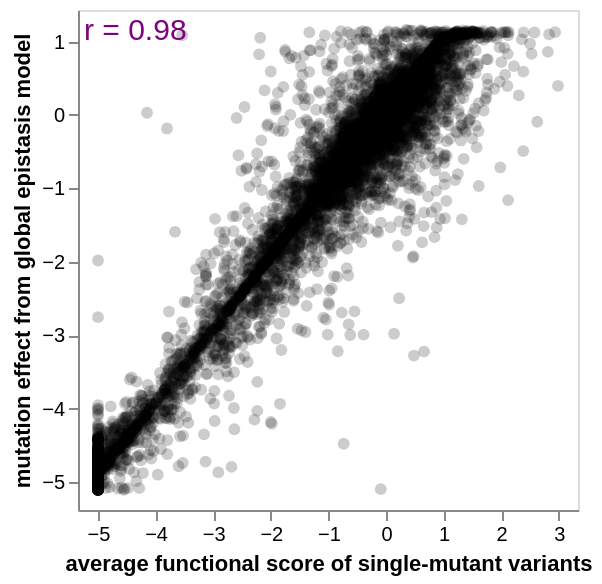

Notebook source saved alongside this figure:
### Markdown cell above
Look at correlation between mutation effects estimated from global epistasis model and the **median** of the functional scores for the single mutants (after applying any clipping).
Ideally, this correlation should be good, especially for mutations with multiple single-mutant variants:

### Code cell
single_mut_effects = (
    func_scores_df.query("n_aa_substitutions == 1")
    .groupby("aa_substitutions", as_index=False)
    .aggregate(
        func_score=pd.NamedAgg("func_score", "median"),
        n_variants=pd.NamedAgg("barcode", "count"),
    )
    .rename(columns={"aa_substitutions": "mutation"})
)

single_muts = single_mut_effects.merge(
    (
        mut_effects.assign(
            mutation=lambda x: x["wildtype"] + x["site"].astype(str) + x["mutant"]
        ).rename(columns={"functional_effect": "mut_effect"})[
            ["mutation", "mut_effect"]
        ]
    ),
    on="mutation",
    how="inner",
    validate="one_to_one",
)

mutation_selection = alt.selection_point(
    on="mouseover",
    empty=False,
    fields=["mutation"],
)

min_n_variants = alt.param(
    value=1,
    bind=alt.binding_range(
        name="only show mutations with >= this many single-mutant variants",
        min=1,
        max=min(5, single_muts["n_variants"].max()),
        step=1,
    ),
)

single_muts_scatter = (
    alt.Chart(single_muts)
    .transform_filter(alt.datum["n_variants"] >= min_n_variants)
    .add_params(mutation_selection, min_n_variants)
    .encode(
        alt.X(
            "func_score",
            title="average functional score of single-mutant variants",
            scale=alt.Scale(nice=False, padding=10),
        ),
        alt.Y(
            "mut_effect",
            title="mutation effect from global epistasis model",
            scale=alt.Scale(nice=False, padding=10),
        ),
        strokeWidth=alt.condition(mutation_selection, alt.value(2), alt.value(0)),
        size=alt.condition(mutation_selection, alt.value(60), alt.value(35)),
        tooltip=[
            "mutation",
            "n_variants",
            alt.Tooltip("func_score", format=".2f"),
            alt.Tooltip("mut_effect", format=".2f"),
        ],
    )
    .mark_circle(fill="black", fillOpacity=0.2, stroke="red")
    .properties(width=250, height=250)
)

single_muts_r = (
    single_muts_scatter.transform_regression("func_score", "mut_effect", params=True)
    .transform_calculate(
        r=alt.expr.if_(
            alt.datum["coef"][1] >= 0,
            alt.expr.sqrt(alt.datum["rSquared"]),
            -alt.expr.sqrt(alt.datum["rSquared"]),
        ),
        label='"r = " + format(datum.r, ".2f")',
    )
    .mark_text(align="left", color="purple", fontWeight=500, opacity=1)
    .encode(
        x=alt.value(3), y=alt.value(10), text=alt.Text("label:N"), size=alt.value(15)
    )
)

single_muts_chart = (single_muts_scatter + single_muts_r).configure_axis(grid=False)

single_muts_chart

### Figure 1 — Vega-Lite specification as saved in the notebook (floating-point values rounded to 4 significant figures; data arrays with more than 128 entries replaced by an {"elided": "..."} marker saying what was removed)
{"config": {"view": {"continuousWidth": 300, "continuousHeight": 300}, "axis": {"grid": false}}, "layer": [{"mark": {"type": "circle", "fill": "black", "fillOpacity": 0.2, "stroke": "red"}, "encoding": {"size": {"condition": {"param": "param_1", "value": 60, "empty": false}, "value": 35}, "strokeWidth": {"condition": {"param": "param_1", "value": 2, "empty": false}, "value": 0}, "tooltip": [{"field": "mutation", "type": "nominal"}, {"field": "n_variants", "type": "quantitative"}, {"field": "func_score", "format": ".2f", "type": "quantitative"}, {"field": "mut_effect", "format": ".2f", "type": "quantitative"}], "x": {"field": "func_score", "scale": {"nice": false, "padding": 10}, "title": "average functional score of single-mutant variants", "type": "quantitative"}, "y": {"field": "mut_effect", "scale": {"nice": false, "padding": 10}, "title": "mutation effect from global epistasis model", "type": "quantitative"}}, "name": "view_1", "transform": [{"filter": "(datum['n_variants'] >= param_2)"}]}, {"mark": {"type": "text", "align": "left", "color": "purple", "fontWeight": 500, "opacity": 1}, "encoding": {"size": {"value": 15}, "strokeWidth": {"condition": {"param": "param_1", "value": 2, "empty": false}, "value": 0}, "text": {"field": "label", "type": "nominal"}, "tooltip": [{"field": "mutation", "type": "nominal"}, {"field": "n_variants", "type": "quantitative"}, {"field": "func_score", "format": ".2f", "type": "quantitative"}, {"field": "mut_effect", "format": ".2f", "type": "quantitative"}], "x": {"value": 3}, "y": {"value": 10}}, "transform": [{"filter": "(datum['n_variants'] >= param_2)"}, {"on": "func_score", "regression": "mut_effect", "params": true}, {"calculate": "if((datum['coef'][1] >= 0),sqrt(datum['rSquared']),(-sqrt(datum['rSquared'])))", "as": "r"}, {"calculate": "\"r = \" + format(datum.r, \".2f\")", "as": "label"}]}], "data": {"name": "data-226351cf4ad64801aef9989b5e0ef4ff"}, "height": 250, "params": [{"name": "param_1", "select": {"type": "point", "fields": ["mutation"], "on": "mouseover"}, "views": ["view_1"]}, {"name": "param_2", "bind": {"input": "range", "max": 5, "min": 1, "name": "only show mutations with >= this many single-mutant variants", "step": 1}, "value": 1}], "width": 250, "$schema": "https://vega.github.io/schema/vega-lite/v5.20.1.json", "datasets": {"data-226351cf4ad64801aef9989b5e0ef4ff": {"elided": "8584 records"}}}
